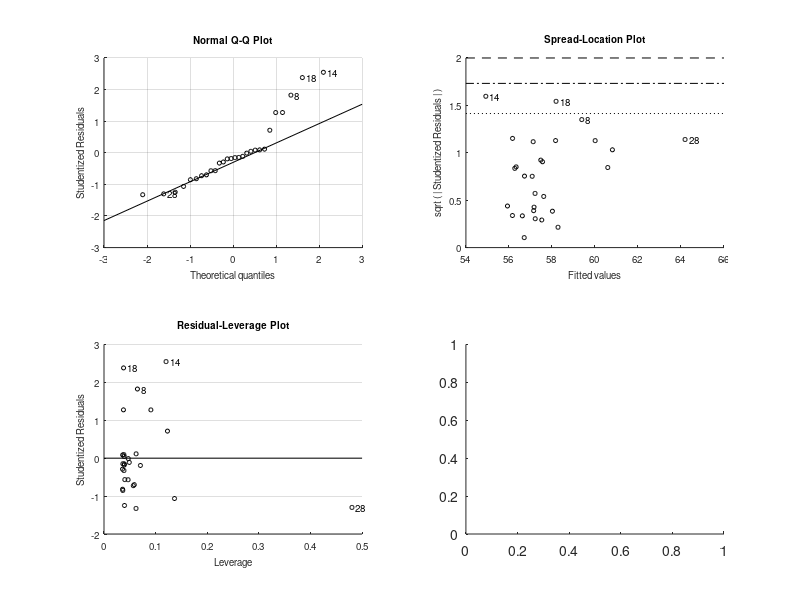

The MATLAB script that drew this image: (Note: this script raises an error after producing the figure.)
% Calibration of Fl read from screen on cruise versus Chl a.

%% Underway data 
% Fl = [39 37 13 54 63 93 104 18 27 30 33 19 24 33 18 26 28 33 56 62 40 72 78];
% 
% Chl = [1.3590425
% 1.21585
% 0.5718425
% 1.5171025
% 1.926405
% 1.9881475
% 2.1498575
% 0.822945
% 1.06137
% 1.564785
% 1.0204725
% 1.3818275
% 0.58839125
% 1.128423333
% 0.7805025
% 0.5479125
% 0.30752375
% 0.2520275
% 0.991435
% 1.4254225
% 0.38643
% 1.25026125
% 1.60385];

% CTD Data
Chl = [1.1796725
    0.8578775
    0.51298
    0.5505
    0.4280475
    0.891985
    1.273043333
    1.670508333
    0.51120875
    1.001765
    0.866155
    0.7128275
    0.70814875
    0.06619125
    2.1826175
    2.1050925
    1.8943175
    1.2405825
    0.88925375
    1.034285
    0.87250875
    0.9854775
    1.0142125
    1.2324425
    0.57284625
    0.67676
    0.841388333
    3.39752];


Fl = [57.74
54.74
53.66
54.95
55.57
57.4
58.37
62.83
56.38
57.69
56.86
55.64
56.69
59.59
58.88
61.9
62.38
62.75
56.59
57.06
56.82
55.85
55.99
60.61
54.96
56.41
56
62.36];


mdl = fitlm(Chl,Fl);

plot(mdl)

return


[p,s] = polyfit(Chl,Fl',1);

hh = plot(Chl,Fl,'+k',0:0.1:3,p(1)*[0:0.1:3]+p(2),'-k');
set(gca,'FontSize',14);
title('Chl:Fl calibration curve');
xlabel('Laboratory Measured Chl a');
ylabel('In Situ Observed Fl.');
lh = legend(hh,['Samples'],...
        ['Fl = ',num2str(p(1)),'*[Chl a] + ',num2str(p(2))],'Location','NorthWest')
